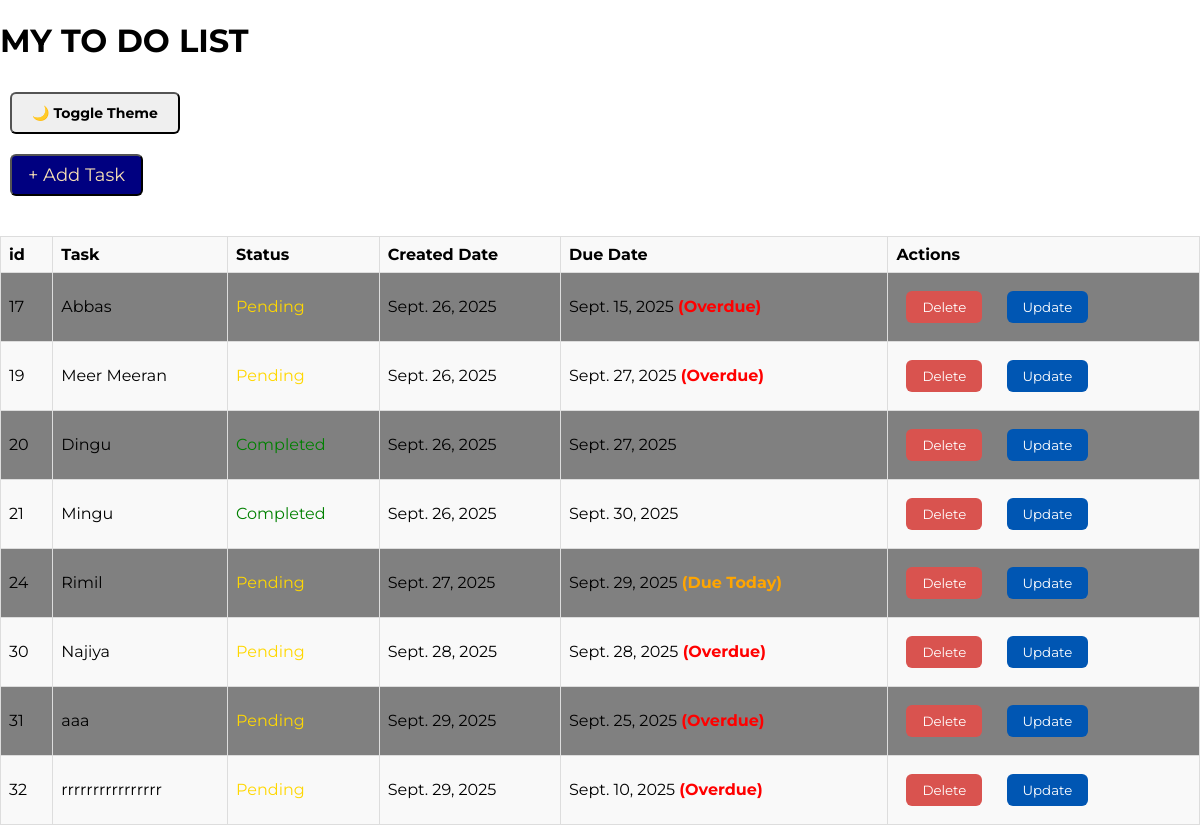
Before: / with the older database file.
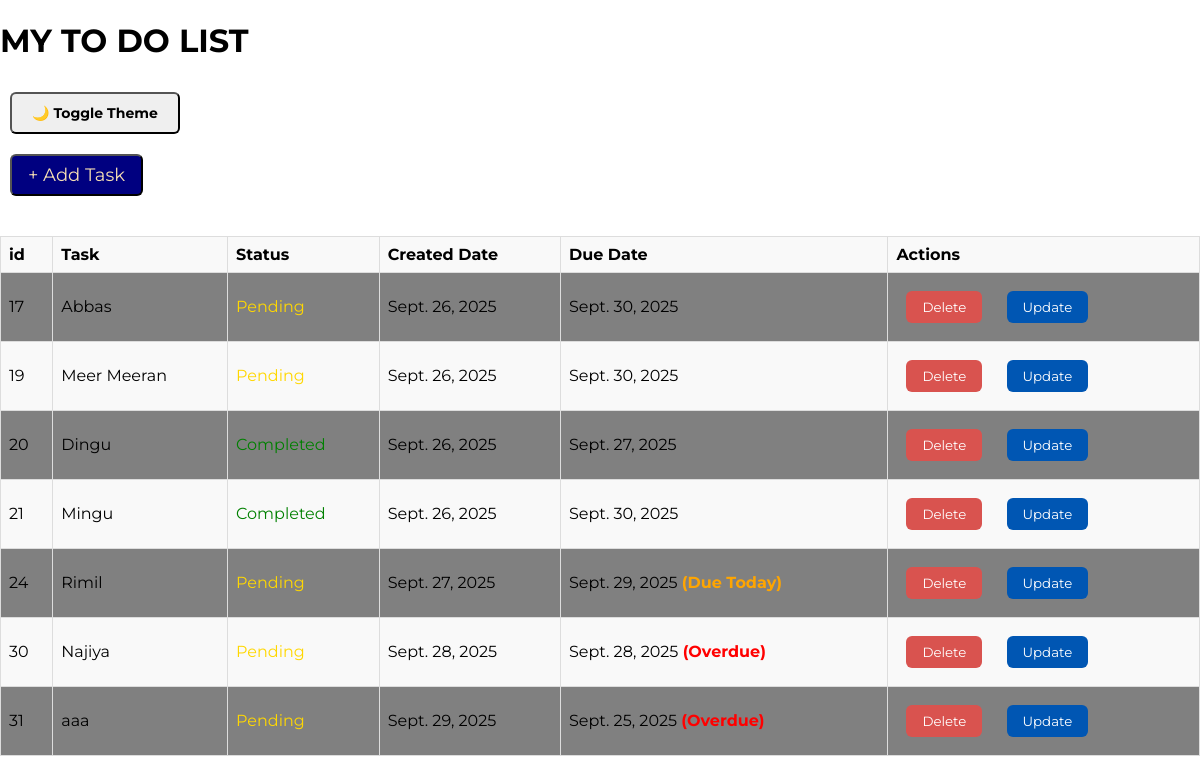
After: the same page with the newer database file.
### todo/models.py (models this page shows, shortened)
class Tables(models.Model):
    task = models.CharField(max_length=255)
    status = models.CharField(max_length=255)
    actions = models.CharField(max_length=255)
    created_date = models.DateField(auto_now_add=True)
    due_date = models.DateField(null=True,blank=True)

### todo/views.py (the view)
# urls.py: path('',views.index,name='index'),
def index(request):
    mymembers = Tables.objects.all().order_by('created_date')
    today = date.today()
    return render(request,'index.html',{'mymembers': mymembers,'today':today})

### todo/templates/index.html
{% extends 'master.html' %}
{% load static %}
{% block content %}
    <h1>MY TO DO LIST</h1>
      <button id="theme-toggle" class="btn">🌙 Toggle Theme</button>
    <div class="add-btn-sec">
     <a href="add/">
  <button class="add-task">+ Add Task</button>
</a></div>
    <table class="tab" cellpadding="8" cellspacing="0">
        <tr>
            <th>id</th>
            <th>Task</th>
            <th>Status</th>
            <th>Created Date</th>
            <th>Due Date</th>
            <th >Actions</th>
        </tr>
        {% for x in mymembers %}
                <tr>
            <td>{{x.id}}</td>
            <td>{{ x.task }}</td>
            <td class="select">{% if x.status == 'pending' %}
            <span style="color: #FFD700; font-family: 'Montserrat';">Pending</span>
            {% else %}
            <span style="color: green; font-family: 'Montserrat';">Completed</span>
            {% endif %}
            </td>
            <td>{{ x.created_date }}</td>
            <td>
    {{ x.due_date }}
    {% if x.status == "pending" %}
        {% if x.due_date|date:"Y-m-d" == today|date:"Y-m-d" %}
            <span style="color:orange; font-weight:bold;">(Due Today)</span>
        {% elif x.due_date < today %}
            <span style="color:red; font-weight:bold;">(Overdue)</span>
        {% endif %}
    {% endif %}
</td>
            <td>
            <a href="delete/{{ x.id }}"><button class="btn-delete">Delete</button></a>
            <a href="update/{{ x.id }}"><button class="btn-update">Update</button></a>
            </td>
        </tr>
        {% endfor %}
    </table>
{% endblock %}

### todo/templates/master.html (shortened to what this page needs)
{% load static %}
<!DOCTYPE html>
<html lang="en" data-theme="light">
<head>
  <link rel="stylesheet" href="{% static 'css/styles.css' %}">
</head>
<body>
  {% block content %}{% endblock %}
</body>
</html>

### todo/static/css/styles.css (style rules this page uses)
* { font-family: 'Montserrat'; }
.add-btn-sec { margin-bottom: 30px; }
.add-task { color: wheat; background-color: navy; min-height: 30px; max-width: 150px; font-size: large; }
.tab { border: 1px solid; }
table { font-family: arial, sans-serif; border-collapse: collapse; width: 100%; }
td, th { border: 1px solid #dddddd; text-align: left; padding: 8px; }
tr:nth-child(even) { background-color: grey; }
.btn { display: inline-block; padding: 10px 20px; border-radius: 6px; text-decoration: none; font-size: 14px; font-weight: bold; margin-right: 10px; cursor: pointer; }
.btn-delete { background: #d9534f; color: #fff; border: none; }
.btn-update { background: #0056b3; color: #fff; border: none; }
body[data-theme="light"] { background: #ffffff; color: #000000; }
button { padding: 8px 16px; margin: 10px; border-radius: 6px; cursor: pointer; }
body[data-theme="light"] .tab { background: #f9f9f9; color: #000; }
:root { --bg-color: #f9f9f9; --text-color: #222; --card-color: #fff; --accent-color: #0056b3; --danger-color: #d9534f; }
body { background: var(--bg-color); color: var(--text-color); font-family: 'Montserrat', sans-serif; margin: 0; padding: 0; }
.btn-add, .btn-update { background: var(--accent-color); color: white; border: none; }
.btn-delete { background: var(--danger-color); color: white; border: none; }

Changed rows visible on the page:
removed Tables: id "32", task "rrrrrrrrrrrrrrrr", status "Pending", created_date "Sept. 29, 2025", due_date "Sept. 10, 2025"
changed Tables "Abbas": due_date "Sept. 15, 2025" → "Sept. 30, 2025"; no longer shows "(Overdue)"
changed Tables "Meer Meeran": due_date "Sept. 27, 2025" → "Sept. 30, 2025"; no longer shows "(Overdue)"
